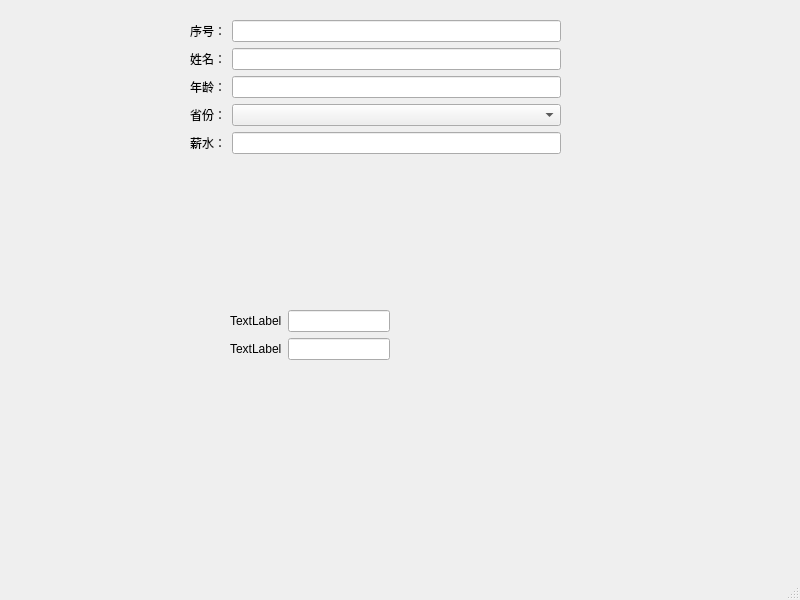
<?xml version="1.0" encoding="UTF-8"?>
<ui version="4.0">
 <class>MainWindow</class>
 <widget class="QMainWindow" name="MainWindow">
  <property name="geometry">
   <rect>
    <x>0</x>
    <y>0</y>
    <width>800</width>
    <height>600</height>
   </rect>
  </property>
  <property name="windowTitle">
   <string>MainWindow</string>
  </property>
  <widget class="QWidget" name="centralwidget">
   <widget class="QWidget" name="formLayoutWidget">
    <property name="geometry">
     <rect>
      <x>230</x>
      <y>310</y>
      <width>160</width>
      <height>80</height>
     </rect>
    </property>
    <layout class="QFormLayout" name="formLayout_2">
     <item row="0" column="0">
      <widget class="QLabel" name="label_6">
       <property name="text">
        <string>TextLabel</string>
       </property>
      </widget>
     </item>
     <item row="0" column="1">
      <widget class="QLineEdit" name="lineEdit_5"/>
     </item>
     <item row="1" column="0">
      <widget class="QLabel" name="label_7">
       <property name="text">
        <string>TextLabel</string>
       </property>
      </widget>
     </item>
     <item row="1" column="1">
      <widget class="QLineEdit" name="lineEdit_6"/>
     </item>
    </layout>
   </widget>
   <widget class="QWidget" name="">
    <property name="geometry">
     <rect>
      <x>190</x>
      <y>20</y>
      <width>371</width>
      <height>161</height>
     </rect>
    </property>
    <layout class="QFormLayout" name="formLayout">
     <item row="0" column="0">
      <widget class="QLabel" name="label">
       <property name="text">
        <string>序号：</string>
       </property>
      </widget>
     </item>
     <item row="0" column="1">
      <widget class="QLineEdit" name="lineEdit"/>
     </item>
     <item row="1" column="0">
      <widget class="QLabel" name="label_2">
       <property name="text">
        <string>姓名：</string>
       </property>
      </widget>
     </item>
     <item row="1" column="1">
      <widget class="QLineEdit" name="lineEdit_2"/>
     </item>
     <item row="2" column="0">
      <widget class="QLabel" name="label_4">
       <property name="text">
        <string>年龄：</string>
       </property>
      </widget>
     </item>
     <item row="2" column="1">
      <widget class="QLineEdit" name="lineEdit_3"/>
     </item>
     <item row="3" column="0">
      <widget class="QLabel" name="label_3">
       <property name="text">
        <string>省份：</string>
       </property>
      </widget>
     </item>
     <item row="3" column="1">
      <widget class="QComboBox" name="comboBox"/>
     </item>
     <item row="4" column="0">
      <widget class="QLabel" name="label_5">
       <property name="text">
        <string>薪水：</string>
       </property>
      </widget>
     </item>
     <item row="4" column="1">
      <widget class="QLineEdit" name="lineEdit_4"/>
     </item>
    </layout>
   </widget>
  </widget>
  <widget class="QMenuBar" name="menubar">
   <property name="geometry">
    <rect>
     <x>0</x>
     <y>0</y>
     <width>800</width>
     <height>26</height>
    </rect>
   </property>
  </widget>
  <widget class="QStatusBar" name="statusbar"/>
 </widget>
 <resources/>
 <connections/>
</ui>
